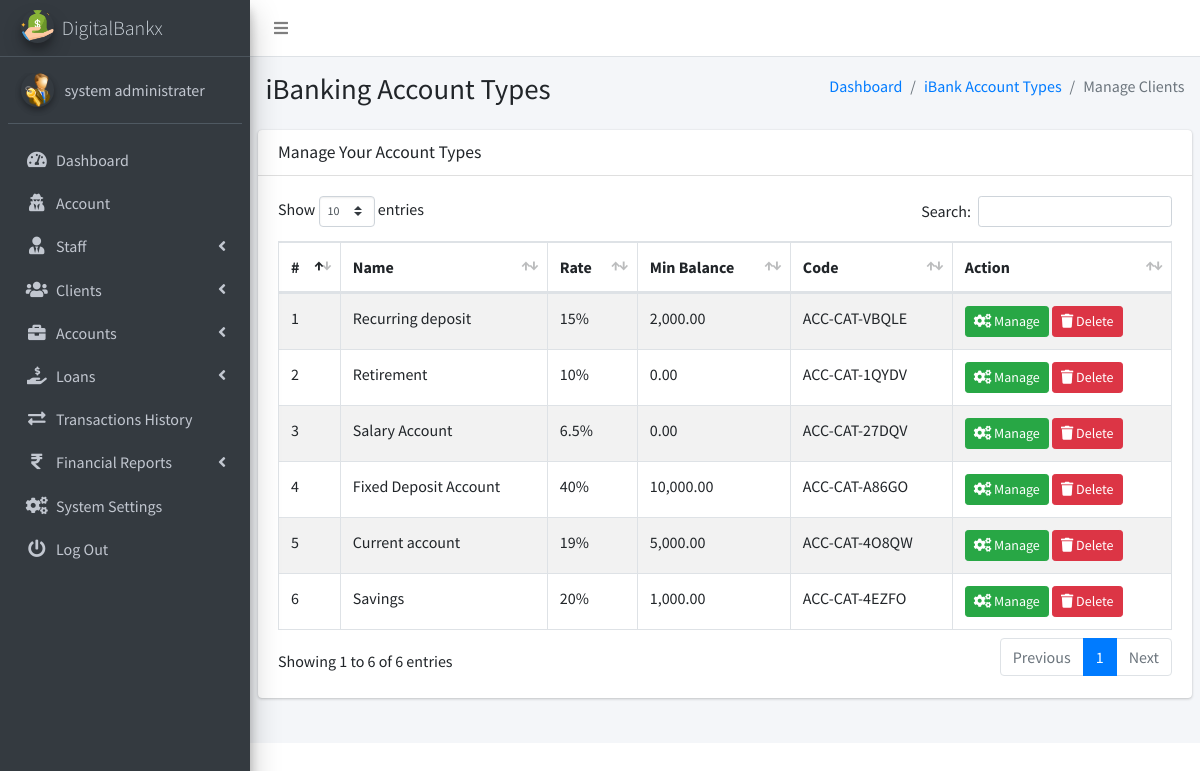
/admin/pages_manage_accs.php (signed in), run on an earlier commit of the app's database.
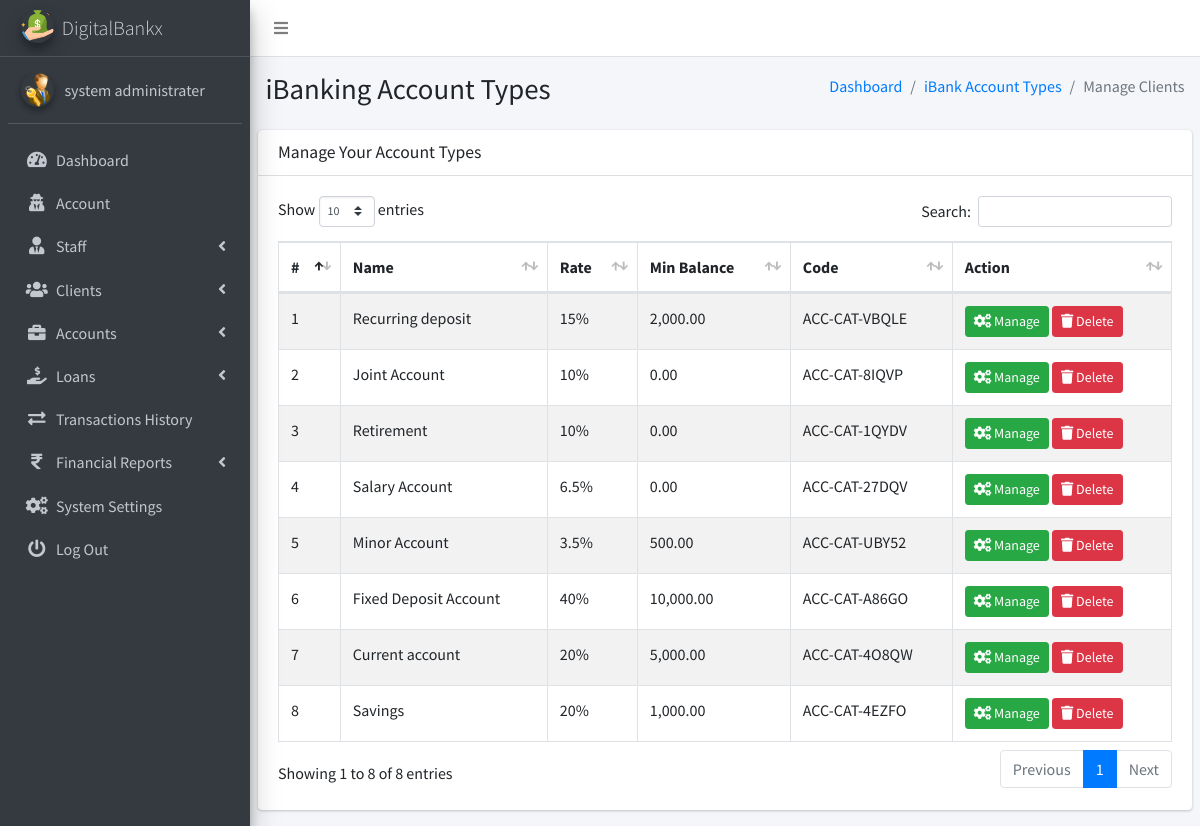
And on a later commit of the database.
### tables this page shows
CREATE TABLE `ib_systemsettings` (
  `id` int(20) NOT NULL,
  `sys_name` longtext NOT NULL,
  `sys_tagline` longtext NOT NULL,
  `sys_logo` varchar(200) NOT NULL,
  `is_active` tinyint(1) NOT NULL DEFAULT 1
);

CREATE TABLE `ib_admin` (
  `admin_id` int(11) NOT NULL,
  `name` varchar(200) NOT NULL,
  `email` varchar(200) NOT NULL,
  `number` varchar(200) NOT NULL,
  `password` varchar(200) NOT NULL,
  `profile_pic` varchar(200) NOT NULL,
  `is_active` tinyint(1) NOT NULL DEFAULT 1,
  `otp` varchar(6) DEFAULT NULL,
  `otp_expiry` datetime DEFAULT NULL
);

CREATE TABLE `ib_acc_types` (
  `acctype_id` int(20) NOT NULL,
  `name` varchar(200) NOT NULL,
  `description` longtext NOT NULL,
  `rate` varchar(200) NOT NULL,
  `code` varchar(200) NOT NULL,
  `is_active` tinyint(1) NOT NULL DEFAULT 1,
  `min_balance` decimal(10,2) NOT NULL DEFAULT 0.00
);

### admin/pages_manage_accs.php (the view, shortened to what the changed rows need)
<?php
include('conf/config.php');
?>
<!DOCTYPE html>
<html>
<?php include("dist/_partials/head.php"); ?>
<body class="hold-transition sidebar-mini layout-fixed layout-navbar-fixed">
    <div class="wrapper">
        <?php include("dist/_partials/sidebar.php"); ?>
        <div class="content-wrapper">
            <section class="content-header">
                <div class="container-fluid">
                    <div class="row mb-2">
                        <div class="col-sm-6">
                            <h1>iBanking Account Types</h1>
                        </div>
                    </div>
                </div>
            </section>
            <section class="content">
                <div class="row">
                    <div class="col-12">
                        <div class="card">
                            <div class="card-header">
                                <h3 class="card-title">Manage Your Account Types</h3>
                            </div>
                            <div class="card-body">
                                <table id="example1" class="table table-hover table-bordered table-striped">
                                    <thead>
                                        <tr>
                                            <th>#</th>
                                            <th>Name</th>
                                            <th>Rate</th>
                                            <th>Min Balance</th>
                                            <th>Code</th>
                                            <th>Action</th>
                                        </tr>
                                    </thead>
                                    <tbody>
                                        <?php
                                        $ret = "SELECT * FROM iB_Acc_types ORDER BY RAND()";
                                        $stmt = $mysqli->prepare($ret);
                                        $stmt->execute();
                                        $res = $stmt->get_result();
                                        $cnt = 1;
                                        while ($row = $res->fetch_object()) {
                                        ?>
                                            <tr>
                                                <td><?php echo $cnt; ?></td>
                                                <td><?php echo $row->name; ?></td>
                                                <td><?php echo $row->rate; ?>%</td>
                                                <td><?php echo number_format($row->min_balance, 2); ?></td>
                                                <td><?php echo $row->code; ?></td>
                                                <td>
                                                    <a class="btn btn-success btn-sm" href="pages_update_accs.php?code=<?php echo $row->code; ?>">
                                                        <i class="fas fa-cogs"></i> Manage
                                                    </a>
                                                    <a class="btn btn-danger btn-sm delete-confirm" href="pages_manage_accs.php?deleteBankAccType=<?php echo $row->acctype_id; ?>">
                                                        <i class="fas fa-trash"></i> Delete
                                                    </a>
                                                </td>
                                            </tr>
                                        <?php $cnt++; } ?>
                                    </tbody>
                                </table>
                            </div>
                        </div>
                    </div>
                </div>
            </section>
        </div>
    </div>
</body>
</html>

### admin/dist/_partials/sidebar.php (shortened to what the changed rows need)
<aside class="main-sidebar sidebar-dark-primary elevation-4">
    <?php
    $admin_id = $_SESSION['admin_id'];
    $query = "SELECT * FROM iB_admin WHERE admin_id = ?";
    $stmt = $mysqli->prepare($query);
    $stmt->bind_param('i', $admin_id);
    $stmt->execute();
    $res = $stmt->get_result();
    while ($row = $res->fetch_object()) {
        $profile_picture = empty($row->profile_pic)
            ? "<img src='dist/img/user_icon.png' class='img-circle elevation-2' alt='User Image'>"
            : "<img src='dist/img/$row->profile_pic' class='img-circle elevation-2' alt='User Image'>";
        $sys_query = "SELECT * FROM iB_SystemSettings";
        $stmt = $mysqli->prepare($sys_query);
        $stmt->execute();
        $sys_res = $stmt->get_result();
        while ($sys = $sys_res->fetch_object()) {
            ?>
            <a href="pages_dashboard.php" class="brand-link text-light">
                <img src="dist/img/<?php echo $sys->sys_logo; ?>" alt="Logo" class="brand-image img-circle elevation-3">
                <span class="brand-text font-weight-light"><?php echo $sys->sys_name; ?></span>
            </a>
            <div class="sidebar">
                <div class="user-panel mt-3 pb-3 mb-3 d-flex">
                    <div class="image"><?php echo $profile_picture; ?></div>
                    <div class="info">
                        <a href="#" class="d-block"><?php echo $row->name; ?></a>
                    </div>
                </div>
                <nav class="mt-2">
                    <ul class="nav nav-pills nav-sidebar flex-column" data-widget="treeview" role="menu">
                        <li class="nav-item">
                            <a href="pages_dashboard.php" class="nav-link">
                                <i class="nav-icon fas fa-tachometer-alt"></i>
                                <p>Dashboard</p>
                            </a>
                        </li>
                        <li class="nav-item">
                            <a href="pages_account.php" class="nav-link">
                                <i class="nav-icon fas fa-user-secret"></i>
                                <p>Account</p>
                            </a>
                        </li>
                        <li class="nav-item has-treeview">
                            <a href="#" class="nav-link">
                                <i class="nav-icon fas fa-user-tie"></i>
                                <p>Staff <i class="fas fa-angle-left right"></i></p>
                            </a>
                        </li>
                        <li class="nav-item has-treeview">
                            <a href="#" class="nav-link">
                                <i class="nav-icon fas fa-users"></i>
                                <p>Clients <i class="fas fa-angle-left right"></i></p>
                            </a>
                        </li>
                        <li class="nav-item has-treeview">
                            <a href="#" class="nav-link">
                                <i class="nav-icon fas fa-briefcase"></i>
                                <p>Accounts <i class="fas fa-angle-left right"></i></p>
                            </a>
                        </li>
                        <li class="nav-item has-treeview">
                            <a href="#" class="nav-link">
                                <i class="nav-icon fas fa-hand-holding-usd"></i>
                                <p>
                                    Loans
                                    <i class="fas fa-angle-left right"></i>
                                </p>
                            </a>
                        </li>
                        <li class="nav-item">
                            <a href="pages_transactions_engine.php" class="nav-link">
                                <i class="nav-icon fas fa-exchange-alt"></i>
                                <p>Transactions History</p>
                            </a>
                        </li>
                        <li class="nav-item has-treeview">
                            <a href="#" class="nav-link">
                                <i class="nav-icon fas fa-rupee-sign"></i>
                                <p>Financial Reports <i class="fas fa-angle-left right"></i></p>
                            </a>
                        </li>
                        <li class="nav-item">
                            <a href="pages_system_settings.php" class="nav-link">
                                <i class="nav-icon fas fa-cogs"></i>
                                <p>System Settings</p>
                            </a>
                        </li>
                        <li class="nav-item">
                            <a href="pages_logout.php" class="nav-link">
                                <i class="nav-icon fas fa-power-off"></i>
                                <p>Log Out</p>
                            </a>
                        </li>
                    </ul>
                </nav>
            </div>
        </aside>
    <?php }
    } ?>

What changed in the data, as far as the page shows it:
added ib_acc_types: name "Joint Account", rate "10", min_balance "0.00", code "ACC-CAT-8IQVP"
added ib_acc_types: name "Minor Account", rate "3.5", min_balance "500.00", code "ACC-CAT-UBY52"
changed ib_acc_types "Current account": rate "19" → "20"
Also different on the page:
text written by a page script: "Show entries Search: Showing 1 to 6 of 6 entries Previous 1 Next" → "Show entries Search: Showing 1 to 8 of 8 entries Previous 1 Next"
